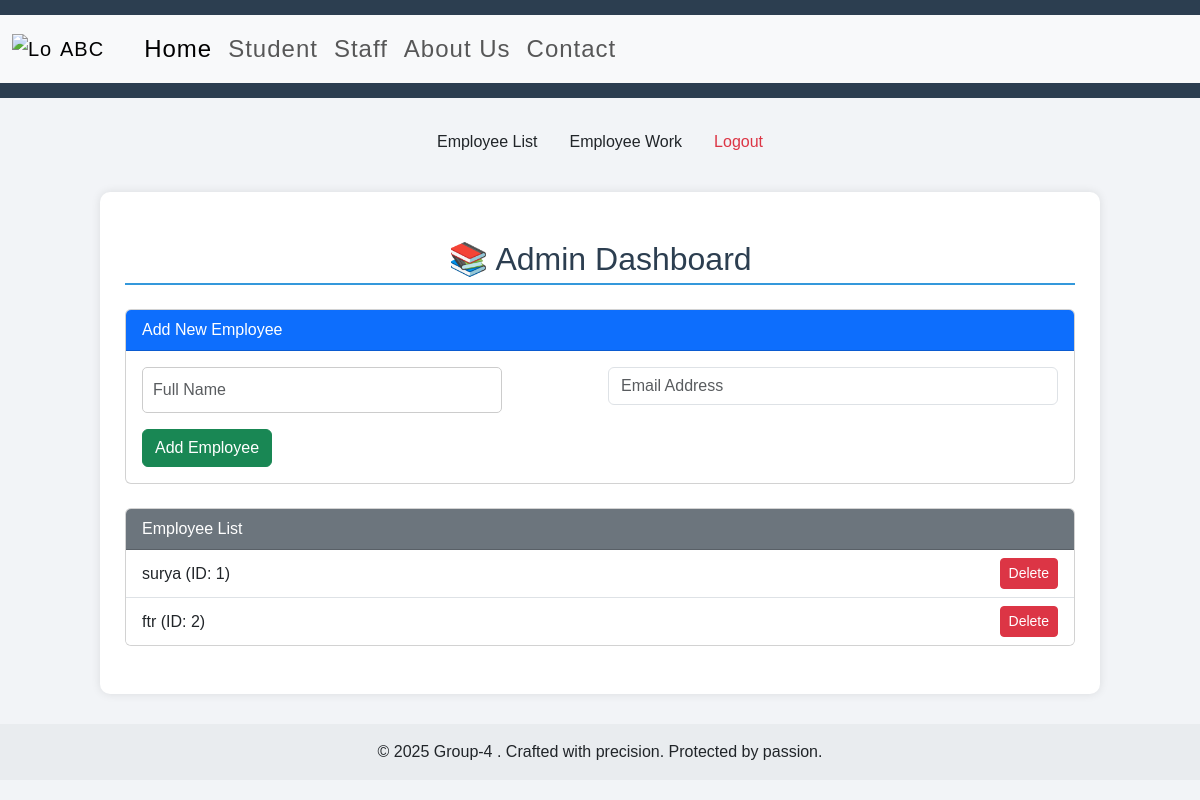
Before: /admin (signed in) with the older database file.
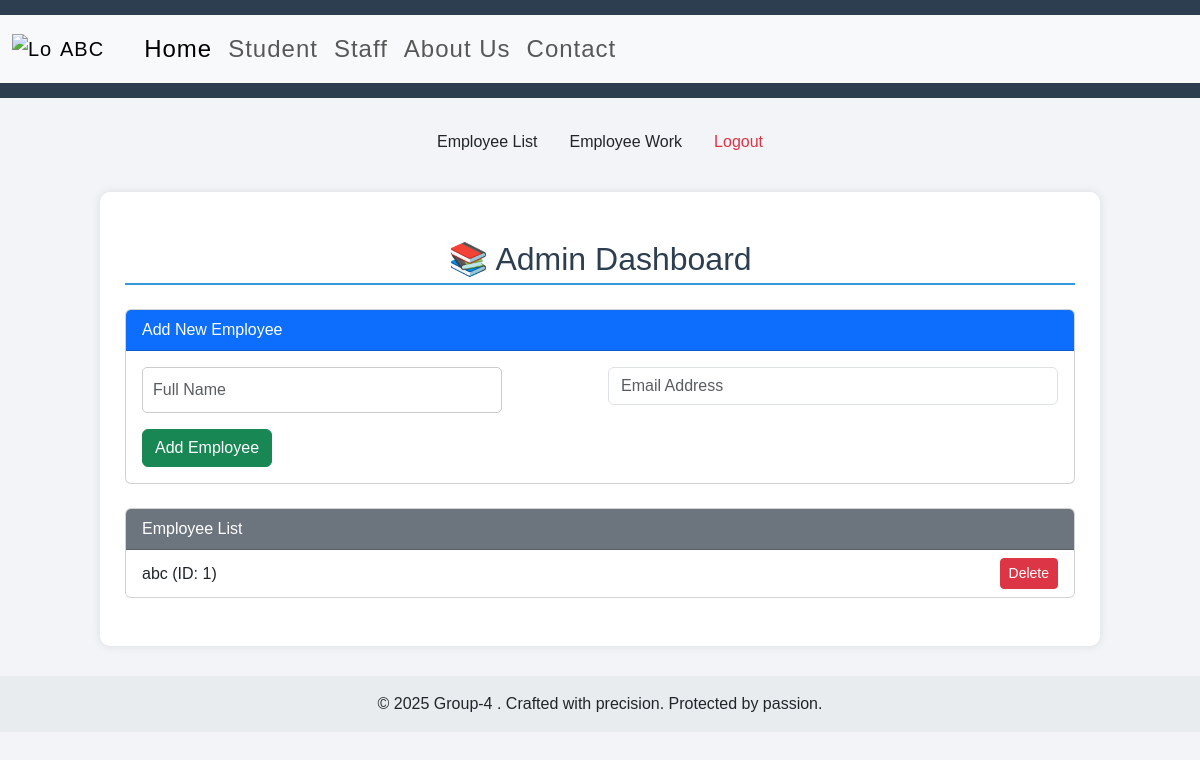
After: the same page with the newer database file.
### app.py (models this page shows)
class Staff(db.Model):
    id = db.Column(db.Integer,primary_key=True)
    name = db.Column(db.String(50))
    mail = db.Column(db.String(50))

### app.py (the view, shortened to what this page needs)
@app.route("/admin",methods=["GET","POST"])
def Employee_Add():
    if session.get("U","X")!="A":
        return render_template("error.html")
    return render_template("admin.html",emp = Staff.query.all())

### templates/admin.html (shortened to what this page needs)
{% extends "base.html" %}
{% block b %}
<br>
<ul class="nav justify-content-center">
  <li class="nav-item">
    <a class="nav-link text-dark" href="/admin">Employee List</a>
  </li>
  <li class="nav-item">
    <a class="nav-link text-dark" href="/staffwork">Employee Work</a>
  </li>
  <li class="nav-item">
    <a class="nav-link text-danger" href="/logout">Logout</a>
  </li>
</ul>
<div class="container py-5">
    <h2 class="mb-4 text-center">📚 Admin Dashboard</h2>
    <div class="card mb-4">
      <div class="card-header bg-primary text-white">Add New Employee</div>
      <div class="card-body">
        <form action="/admin" id="addEmployeeForm" method="post">
          <div class="row g-3">
            <div class="col-md-6">
              <input type="text" class="form-control" name="name" placeholder="Full Name" required>
            </div>
            <div class="col-md-6">
              <input type="email" class="form-control" name="mail" placeholder="Email Address" required>
            </div>
          </div>
          <button type="submit" class="btn btn-success mt-3">Add Employee</button>
        </form>
      </div>
    </div>
    <div class="card">
      <div class="card-header bg-secondary text-white">Employee List</div>
      <ul class="list-group list-group-flush">
        {% for e in emp %}
        <li class="list-group-item d-flex justify-content-between align-items-center">
          {{e.name}} (ID: {{e.id}})
          <a href="/edel/{{e.id}}" type="button" class="btn btn-sm btn-danger">Delete</a>
        </li>
        {% endfor %}
      </ul>
    </div>
  </div>
{% endblock b %}

### templates/base.html (shortened to what this page needs)
<!DOCTYPE html>
<html lang="en">
<head>
    <link href="https://cdn.jsdelivr.net/npm/bootstrap@5.3.7/dist/css/bootstrap.min.css" rel="stylesheet">
    <link rel="stylesheet" href="{{ url_for('static', filename='style.css') }}">
</head>
<header>
  <nav class="navbar navbar-expand-lg bg-body-tertiary">
    <div class="container-fluid">
      <a class="navbar-brand d-flex align-items-center" href="https://stcet.ac.in/">
        <img src="https://d2gg9evh47fn9z.cloudfront.net/800px_COLOURBOX10193260.jpg" alt="Logo" width="40" height="30"
          class="me-2">ABC
      </a>
      <div class="collapse navbar-collapse" id="mainNavbar">
        <div class="navbar-nav ms-3">
          <a class="nav-link active" aria-current="page" href="/">Home</a>
          <a class="nav-link" href="/student">Student</a>
          <a class="nav-link" href="/staff">Staff</a>
          <a class="nav-link" href="/abtus">About Us</a>
          <a class="nav-link" href="/cnt">Contact</a>
        </div>
      </div>
    </div>
  </nav>
</header>
<body>
  {% block b %}
  {% endblock b %}
</body>
<footer class="text-center py-3 bg-body-secondary">
  &copy; 2025 Group-4 . Crafted with precision. Protected by passion.
</footer>
</html>

### static/style.css (style rules this page uses)
body { font-family: 'Poppins', sans-serif; background: #f2f4f7; margin: 0; padding: 0; }
header { background: #2c3e50; color: #fff; padding: 15px 0; text-align: center; font-size: 24px; letter-spacing: 1px; }
.container { width: 90%; max-width: 1000px; margin: 30px auto; background: #fff; padding: 25px; border-radius: 10px; box-shadow: 0 0 10px rgba(0,0,0,0.1); }
h2 { color: #2c3e50; margin-bottom: 10px; border-bottom: 2px solid #3498db; padding-bottom: 5px; }
input[type="text"] { width: 80%; padding: 10px; border: 1px solid #ccc; border-radius: 5px; font-size: 16px; }
button { padding: 10px 15px; background: #3498db; color: white; border: none; border-radius: 5px; cursor: pointer; font-size: 16px; }

Changed rows visible on the page:
removed Staff: name "ftr", id "2"
changed Staff id 1: name "surya" → "abc"
